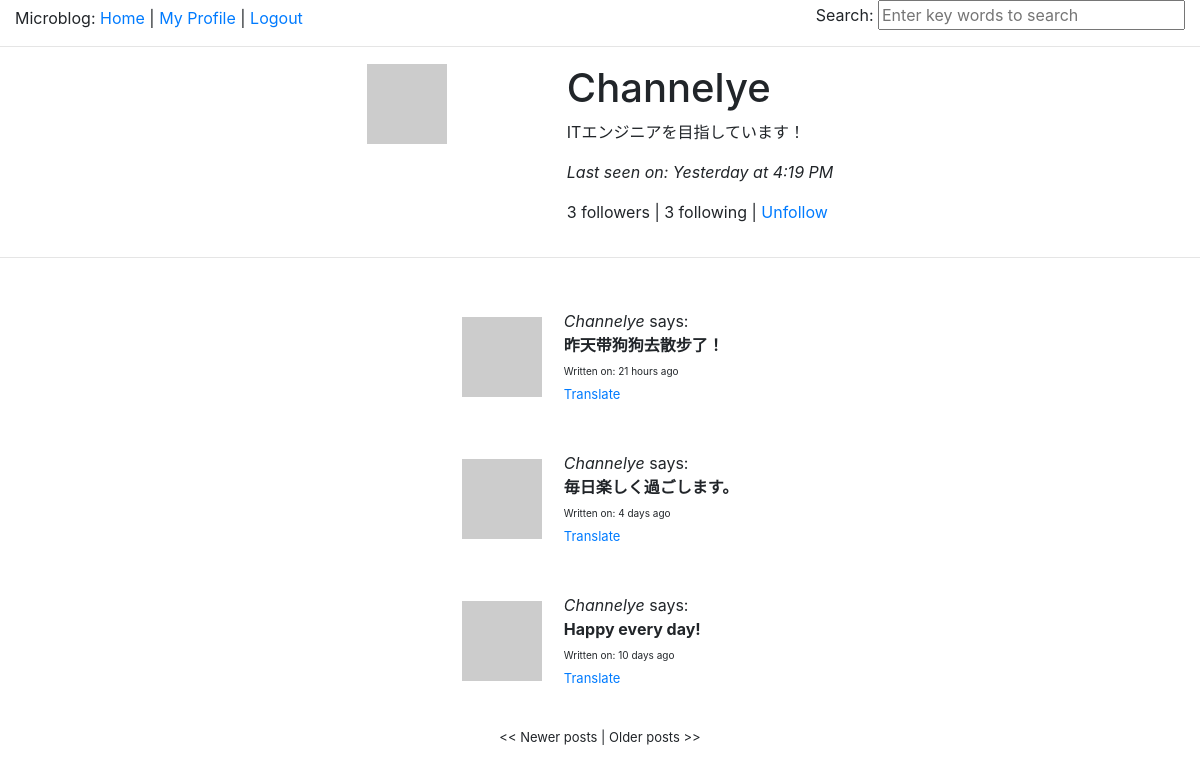
Page /user/Channelye/1 (signed in) on the committed database.
### app/models.py (models this page shows, shortened)
class User(db.Model):
    id = db.Column(db.Integer, primary_key=True)
    nickname = db.Column(db.String(64), index=True, unique=True)
    email = db.Column(db.String(120), index=True, unique=True)
    password = db.Column(db.String(15), index=True)
    about_me = db.Column(db.String(140))
    last_seen = db.Column(db.DateTime)
    posts = db.relationship('Post', backref='author', lazy='dynamic', cascade='all, delete-orphan', passive_deletes=True)
    followed = db.relationship('User',
        secondary=followers,
        primaryjoin=(followers.c.follower_id == id),
        secondaryjoin=(followers.c.followed_id == id),
        backref=db.backref('followers', lazy='dynamic'),
        lazy='dynamic')
    def avatar(self, size):
        return 'http://www.gravatar.com/avatar/' + md5(self.email.encode()).hexdigest() + '?d=mm&s=' + str(size)
    def is_following(self, user):
        return self.followed.filter(followers.c.followed_id==user.id).count() > 0
    @property
    def is_authenticated(self):
        return True

class ElasticSearchMixin():
    @classmethod
    def search(cls, query, page, per_page):
        ids, total = search_index(cls.__tablename__, query, page, per_page)
        if total == 0:
            return cls.query.filter_by(id=0), 0
        whens = []
        for id in ids:
            whens.append((id, id.index()))
            return cls.query.filter(cls.id.in_(ids)).order_by(
                db.case(value=cls.id, whens=whens)), total

class Post(ElasticSearchMixin, db.Model):
    __searchable__ = ['body']
    id = db.Column(db.Integer, primary_key=True)
    body = db.Column(db.String(140))
    timestamp = db.Column(db.DateTime)
    language = db.Column(db.String(5))
    user_id = db.Column(db.Integer, db.ForeignKey('user.id', ondelete='CASCADE'))

### app/views.py (the view)
@app.route('/user/<nickname>')
@app.route('/user/<nickname>/<int:page>')
@login_required
def user(nickname, page=1):
    user = User.query.filter_by(nickname=nickname).first()
    if  user == None:
        flash(_('User %(nickname)s not found.', nickname=nickname))
        return redirect(url_for('index'))
    posts = user.posts.order_by(Post.timestamp.desc()).paginate(page, app.config['POSTS_PER_PAGE'], False)
    return render_template('user.html',
        user=user,
        posts=posts)

### app/forms.py
class SearchForm(Form):
    search = StringField('Search', validators=[DataRequired()])
    def __init__(self, *args, **kwargs):
        if 'formdata' not in kwargs:
            kwargs['formdata'] = request.args
        if 'csrf_enabled' not in kwargs:
            kwargs['csrf_enabled'] = False
        super(SearchForm, self).__init__(*args, **kwargs)

### app/momentjs.py (called while the page is built)
    def render(self, format):
        return Markup('<script>\ndocument.write(moment("%s").%s);\n</script>' % (self.timestamp.strftime('%Y-%m-%dT%H:%M:%S Z'), format))

    def fromNow(self):
        return self.render('fromNow()')

    def calendar(self):
        return self.render('calendar()')

### app/views.py (called while the page is built)
@app.before_request
def before_request():
    g.user = current_user
    if g.user.is_authenticated:
        g.user.last_seen = datetime.utcnow()
        db.session.add(g.user)
        db.session.commit()
        g.search_form = SearchForm()
    g.locale=get_locale()
    print(g.locale)

@lm.user_loader
def load_user(id):
    return User.query.get(int(id))

@babel.localeselector
def get_locale():
    return request.accept_languages.best_match(app.config['LANGUAGES'].keys())

### app/templates/user.html
{% extends 'base.html' %}
{% block content %}
<div class='container-fluid'>
  <div class='row justify-content-center'>
    <div class='col-auto'>
      <table>
        <tr valign='top'>
          <td style='width:200px'><img src='{{user.avatar(160)}}'></td>
          <td>
            <h1>{{user.nickname}}</h1>
            {% if user.about_me %}<p>{{ user.about_me }}</p>{% endif %}
	    {% if user.last_seen %}<p><i>{{_('Last seen on: ')}}{{momentjs(user.last_seen).calendar()}}</i></p>{% endif %}
	    <p>{{user.followers.count()}} {{_('followers')}} | {{user.followed.count()}} {{_('following')}} |
            {% if g.user.id == user.id %}
              <a href='{{url_for('edit')}}'>Edit</a>
  	    {% elif not g.user.is_following(user) %}
              <a href='{{url_for('follow', nickname=user.nickname)}}'>Follow</a>
  	    {% else%}
              <a href='{{url_for('unfollow', nickname=user.nickname)}}'>Unfollow</a>
            {% endif %}
            </p>
          </td>
        </tr>
      </table>
    </div>
  </div>
</div>
<hr><br>
<div class='container-fluid'>
  <div class='row justify-content-center'>
    <div class='col-auto'>
      {% for post in posts.items %}
        {% include 'post.html' %}<br>
      {% endfor %}
    </div>
  </div>
  <div class='row justify-content-center'>
    <div class='col-auto'>
      <p>
        <font size=2>
		{% if posts.has_prev %}<a href='{{url_for('user', nickname=user.nickname, page=posts.prev_num)}}'>&#60&#60 {{_('Newer posts')}}</a>{% else %}&#60&#60 {{_('Newer posts')}}{% endif %} |
		{% if posts.has_next %}<a href='{{url_for('user', nickname=user.nickname, page=posts.next_num)}}'>{{_('Older posts')}} &#62&#62</a>{% else %}{{_('Older posts')}} &#62&#62{% endif %}
        </font>
      </p>
    </div>
  </div>
</div>
{% endblock%}

### app/templates/base.html (shortened to what this page needs)
<!doctype html>
<html lang="en">
  <head>
    <link rel="stylesheet" href="https://stackpath.bootstrapcdn.com/bootstrap/4.5.2/css/bootstrap.min.css">
  </head>
  <body>
    {% if g.user.is_authenticated %}
      <div class='container-fluid'>
        <div class='row align-items-end'>
          <div class='col-auto mr-auto'>
            <form action='{{url_for('search')}}' method='GET' name='search'>
	      {{ _('Microblog') }}: <a href='{{url_for('index')}}'>{{ _('Home') }}</a>
	      | <a href='{{url_for('user', nickname=g.user.nickname)}}'>{{ _('My Profile') }}</a>
	      | <a href='{{url_for('logout')}}'>{{ _('Logout') }}</a>
            </form>
	  </div>
	  <div class='col-auto'>
		  {{ _('Search:') }} {{ g.search_form.search(size=25, placeholder=_('Enter key words to search')) }}
          </div>
        </div>
      </div>
      <hr>
    {% endif %}
    {% block content %}{% endblock %}
  </body>
</html>

### app/templates/post.html
<table style='border-collapse:separate;border-spacing:20px 10px;'>
  <tr valign='center'>
    <td><a href='{{url_for('user', nickname=post.author.nickname)}}'><img src='{{post.author.avatar(80)}}'></a></td>
    <td>
      <i>{{post.author.nickname}}</i> {{ _('says:') }}<br>
      <b><span id='post{{post.id}}'>{{post.body}}</span></b>{% if post.user_id==g.user.id %}&#160;&#160;&#160;&#160;<a href='{{url_for('delete_post', post_id=post.id)}}'><font size=1>{{ _('Delete') }}</font></a>{% endif %}<br>
      <font size=1>{{ _('Written on: %(momentjs)s', momentjs=momentjs(post.timestamp).fromNow()) }}</font>
      {% if post.language != None and post.language != '' and post.language != g.locale %}
      <div><span id='translation{{post.id}}'><a href='javascript:$jq().translate("{{g.locale}}", "#post{{post.id}}", "#translation{{post.id}}", "#loading{{post.id}}");'><font size=2>{{_('Translate')}}</font></a></span>
      </div>
      {% endif %}
    </td>
  </tr>
</table>

### rows in the picture
User: nickname "Channelye", about_me "ITエンジニアを目指しています！"
Post: author.nickname "Channelye", body "昨天带狗狗去散步了！"
Post: author.nickname "Channelye", body "毎日楽しく過ごします。"
Post: author.nickname "Channelye", body "Happy every day!"

### other values in the picture
{{ user.followers.count() }} "3"
{{ user.followed.count() }} "3"
